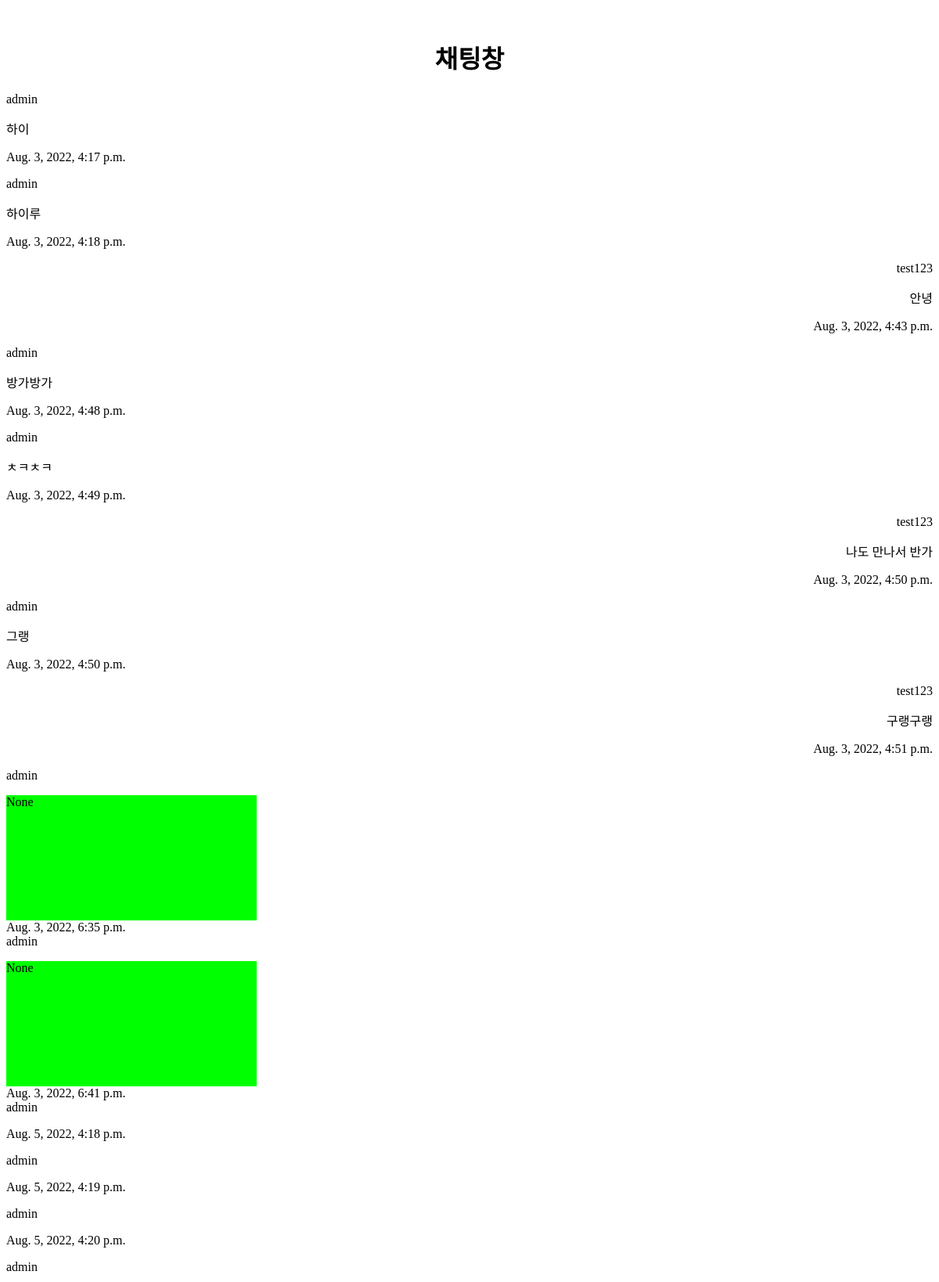
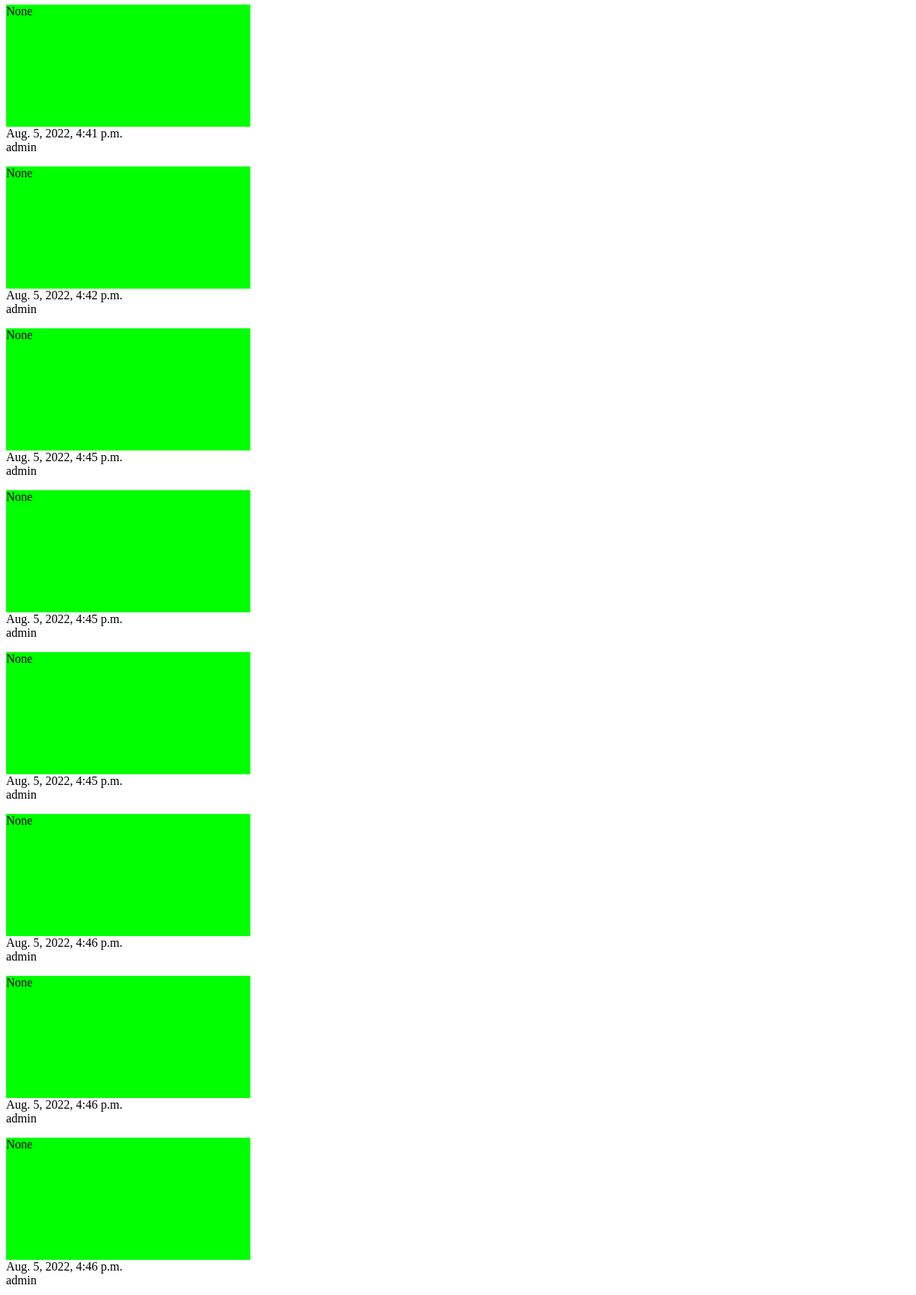
Page /chat/talk/1 (signed in, upper part) on the committed database (2 pictures, top to bottom).
### chatapp/models.py (models this page shows)
class ChatModel(models.Model):
    send_user = models.ForeignKey(User, on_delete=models.CASCADE, related_name='send_user')
    receive_user = models.ForeignKey(User, on_delete=models.CASCADE, related_name='receive_user')
    chat_line = models.CharField(max_length=300, null=True, blank=True)
    chat_img = models.FileField(upload_to='chat_file/', null=True, blank=True)
    chat_img_name = models.CharField(max_length=50, null=True, blank=True)
    chat_img_ext = models.CharField(max_length=50, null=True, blank=True)
    chat_time = models.DateTimeField(auto_now=True)

### chatapp/views.py (the view, shortened to what this page needs)
# urls.py: path('talk/<int:pk>', views.chatview, name='chat'),
def chatview(request, pk):
    context = {}
    chat_users_list = []
    chat_users_post_list = []
    receive_user = User.objects.filter(pk=pk)
    for list in receive_user:
        chat_users = ChatModel.objects.filter(send_user=request.user, receive_user=list)
        chat_switch_users = ChatModel.objects.filter(send_user=list, receive_user=request.user)
    for i in range(len(chat_users)):
        chat_users_list.append(chat_users[i].pk)
    for j in range(len(chat_switch_users)):
        chat_users_list.append(chat_switch_users[j].pk)
    chat_users_list.sort()
    for i in range(len(chat_users_list)):
        chat_users_post_list.append(ChatModel.objects.filter(pk=chat_users_list[i]))
    context['chat_form'] = ChatForm
    context['chat_pk'] = pk
    context['chat_users'] = chat_users_post_list
    return render(request, 'chat.html', context)

### chatapp/templates/chat.html (shortened to what this page needs)
<!DOCTYPE html>
<html lang="en">
<head>
</head>
<body>
    {% load static %}
    <link rel="stylesheet" href="{% static 'css/chat.css' %}">
    <form action="{% url 'chatapp:chat' pk=chat_pk %}" class="drop_data" id="chat_data" method="post" enctype="multipart/form-data">
        <div align="center">
            <h1>채팅창</h1>
        </div>
        {% for list in chat_users %}
            {% for delete_queryset in list %}
                {% if delete_queryset.send_user == request.user %}
                    <div align="right">
                        {{ delete_queryset.send_user }}
                        {% if delete_queryset.chat_img %}
                            <div class="file_box">
                                <div class="file_name">
                                    {{ delete_queryset.chat_img_name }}
                                </div>
                            </div>
                        {% else %}
                            {{ delete_queryset.chat_line }}
                            {{ delete_queryset.chat_time }}
                        {% endif %}
                    </div>
                {% else %}
                    <div align="left">
                        {{ delete_queryset.send_user }}
                        {% if delete_queryset.chat_img %}
                            <div class="file_box">
                                <div>
                                    {{ delete_queryset.chat_img_name }}
                                </div>
                            </div>
                            {{ delete_queryset.chat_time }}
                        {% else %}
                            {{ delete_queryset.chat_line }}
                            {{ delete_queryset.chat_time }}
                        {% endif %}
                    </div>
                {% endif %}
            {% endfor %}
        {% endfor %}
    </form>
</body>
</html>

### static/css/chat.css (style rules this page uses)
.file_box { width:20rem; height:10rem; background:#00FF00; }

### rows in the picture
ChatModel: send_user "admin", chat_line "하이", chat_time "Aug. 3, 2022, 4:17 p.m."
ChatModel: send_user "admin", chat_line "하이루", chat_time "Aug. 3, 2022, 4:18 p.m."
ChatModel: send_user "test123", chat_line "안녕", chat_time "Aug. 3, 2022, 4:43 p.m."
ChatModel: send_user "admin", chat_line "방가방가", chat_time "Aug. 3, 2022, 4:48 p.m."
ChatModel: send_user "admin", chat_line "ㅊㅋㅊㅋ", chat_time "Aug. 3, 2022, 4:49 p.m."
ChatModel: send_user "test123", chat_line "나도 만나서 반가", chat_time "Aug. 3, 2022, 4:50 p.m."
ChatModel: send_user "admin", chat_line "그랭", chat_time "Aug. 3, 2022, 4:50 p.m."
ChatModel: send_user "test123", chat_line "구랭구랭", chat_time "Aug. 3, 2022, 4:51 p.m."
ChatModel: send_user "admin", chat_img_name "None", chat_time "Aug. 3, 2022, 6:35 p.m."
ChatModel: send_user "admin", chat_img_name "None", chat_time "Aug. 3, 2022, 6:41 p.m."
ChatModel: send_user "admin", chat_time "Aug. 5, 2022, 4:18 p.m."
ChatModel: send_user "admin", chat_time "Aug. 5, 2022, 4:19 p.m."
ChatModel: send_user "admin", chat_time "Aug. 5, 2022, 4:20 p.m."
ChatModel: send_user "admin", chat_img_name "None", chat_time "Aug. 5, 2022, 4:41 p.m."
ChatModel: send_user "admin", chat_img_name "None", chat_time "Aug. 5, 2022, 4:42 p.m."
ChatModel: send_user "admin", chat_img_name "None", chat_time "Aug. 5, 2022, 4:45 p.m."
ChatModel: send_user "admin", chat_img_name "None", chat_time "Aug. 5, 2022, 4:45 p.m."
ChatModel: send_user "admin", chat_img_name "None", chat_time "Aug. 5, 2022, 4:45 p.m."
ChatModel: send_user "admin", chat_img_name "None", chat_time "Aug. 5, 2022, 4:46 p.m."
ChatModel: send_user "admin", chat_img_name "None", chat_time "Aug. 5, 2022, 4:46 p.m."
ChatModel: send_user "admin", chat_img_name "None", chat_time "Aug. 5, 2022, 4:46 p.m."
ChatModel: send_user "admin"
